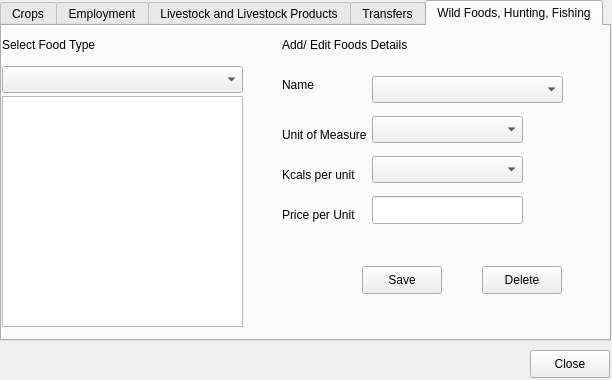
<ui version="4.0" >
 <class>ManageIncome</class>
 <widget class="QDialog" name="ManageIncome" >
  <property name="geometry" >
   <rect>
    <x>0</x>
    <y>0</y>
    <width>612</width>
    <height>380</height>
   </rect>
  </property>
  <property name="minimumSize" >
   <size>
    <width>611</width>
    <height>380</height>
   </size>
  </property>
  <property name="windowTitle" >
   <string>Manage Income Details</string>
  </property>
  <widget class="QTabWidget" name="tabWidget" >
   <property name="geometry" >
    <rect>
     <x>0</x>
     <y>0</y>
     <width>611</width>
     <height>341</height>
    </rect>
   </property>
   <property name="minimumSize" >
    <size>
     <width>611</width>
     <height>311</height>
    </size>
   </property>
   <property name="currentIndex" >
    <number>4</number>
   </property>
   <widget class="QWidget" name="tabIncomeCrops" >
    <property name="geometry" >
     <rect>
      <x>0</x>
      <y>0</y>
      <width>607</width>
      <height>313</height>
     </rect>
    </property>
    <attribute name="title" >
     <string>Crops</string>
    </attribute>
    <widget class="QLabel" name="label_26" >
     <property name="geometry" >
      <rect>
       <x>0</x>
       <y>10</y>
       <width>221</width>
       <height>18</height>
      </rect>
     </property>
     <property name="text" >
      <string>Select Crop Type</string>
     </property>
    </widget>
    <widget class="QComboBox" name="comboBox_5" >
     <property name="geometry" >
      <rect>
       <x>0</x>
       <y>40</y>
       <width>241</width>
       <height>27</height>
      </rect>
     </property>
    </widget>
    <widget class="QListWidget" name="listWidget_6" >
     <property name="geometry" >
      <rect>
       <x>0</x>
       <y>70</y>
       <width>241</width>
       <height>231</height>
      </rect>
     </property>
    </widget>
    <widget class="QComboBox" name="comboBox_4" >
     <property name="geometry" >
      <rect>
       <x>370</x>
       <y>120</y>
       <width>191</width>
       <height>27</height>
      </rect>
     </property>
    </widget>
    <widget class="QLabel" name="label_3" >
     <property name="geometry" >
      <rect>
       <x>280</x>
       <y>90</y>
       <width>91</width>
       <height>18</height>
      </rect>
     </property>
     <property name="text" >
      <string>Unit of Measure</string>
     </property>
    </widget>
    <widget class="QLabel" name="label_5" >
     <property name="geometry" >
      <rect>
       <x>280</x>
       <y>170</y>
       <width>81</width>
       <height>18</height>
      </rect>
     </property>
     <property name="text" >
      <string>Price per Unit</string>
     </property>
    </widget>
    <widget class="QPushButton" name="pushButton_3" >
     <property name="geometry" >
      <rect>
       <x>480</x>
       <y>210</y>
       <width>80</width>
       <height>28</height>
      </rect>
     </property>
     <property name="text" >
      <string>Delete</string>
     </property>
    </widget>
    <widget class="QLineEdit" name="lineEdit_2" >
     <property name="geometry" >
      <rect>
       <x>370</x>
       <y>160</y>
       <width>151</width>
       <height>28</height>
      </rect>
     </property>
    </widget>
    <widget class="QPushButton" name="pushButton_4" >
     <property name="geometry" >
      <rect>
       <x>360</x>
       <y>210</y>
       <width>80</width>
       <height>28</height>
      </rect>
     </property>
     <property name="text" >
      <string>Save</string>
     </property>
    </widget>
    <widget class="QComboBox" name="comboBox_3" >
     <property name="geometry" >
      <rect>
       <x>370</x>
       <y>80</y>
       <width>191</width>
       <height>27</height>
      </rect>
     </property>
    </widget>
    <widget class="QLabel" name="label_4" >
     <property name="geometry" >
      <rect>
       <x>280</x>
       <y>50</y>
       <width>54</width>
       <height>18</height>
      </rect>
     </property>
     <property name="text" >
      <string>Name</string>
     </property>
    </widget>
    <widget class="QLabel" name="label_6" >
     <property name="geometry" >
      <rect>
       <x>280</x>
       <y>130</y>
       <width>101</width>
       <height>18</height>
      </rect>
     </property>
     <property name="text" >
      <string>Kcals per unit</string>
     </property>
    </widget>
    <widget class="QLabel" name="label_25" >
     <property name="geometry" >
      <rect>
       <x>280</x>
       <y>10</y>
       <width>241</width>
       <height>18</height>
      </rect>
     </property>
     <property name="text" >
      <string>Add/ Edit Crop Details</string>
     </property>
    </widget>
    <widget class="QLineEdit" name="lineEdit_7" >
     <property name="geometry" >
      <rect>
       <x>370</x>
       <y>40</y>
       <width>191</width>
       <height>28</height>
      </rect>
     </property>
    </widget>
   </widget>
   <widget class="QWidget" name="tabEmployment" >
    <property name="geometry" >
     <rect>
      <x>0</x>
      <y>0</y>
      <width>607</width>
      <height>313</height>
     </rect>
    </property>
    <attribute name="title" >
     <string>Employment</string>
    </attribute>
    <widget class="QPushButton" name="pushButton_11" >
     <property name="geometry" >
      <rect>
       <x>360</x>
       <y>200</y>
       <width>80</width>
       <height>28</height>
      </rect>
     </property>
     <property name="text" >
      <string>Save</string>
     </property>
    </widget>
    <widget class="QLabel" name="label_15" >
     <property name="geometry" >
      <rect>
       <x>260</x>
       <y>50</y>
       <width>111</width>
       <height>18</height>
      </rect>
     </property>
     <property name="text" >
      <string>Employment Type</string>
     </property>
    </widget>
    <widget class="QLabel" name="label_16" >
     <property name="geometry" >
      <rect>
       <x>260</x>
       <y>140</y>
       <width>91</width>
       <height>18</height>
      </rect>
     </property>
     <property name="text" >
      <string>Rate</string>
     </property>
    </widget>
    <widget class="QLabel" name="label_17" >
     <property name="geometry" >
      <rect>
       <x>260</x>
       <y>90</y>
       <width>101</width>
       <height>18</height>
      </rect>
     </property>
     <property name="text" >
      <string>Payment Type</string>
     </property>
    </widget>
    <widget class="QGroupBox" name="groupBox_2" >
     <property name="geometry" >
      <rect>
       <x>370</x>
       <y>80</y>
       <width>191</width>
       <height>41</height>
      </rect>
     </property>
     <property name="title" >
      <string/>
     </property>
     <widget class="QCheckBox" name="checkBox" >
      <property name="geometry" >
       <rect>
        <x>10</x>
        <y>10</y>
        <width>80</width>
        <height>24</height>
       </rect>
      </property>
      <property name="text" >
       <string>Cash</string>
      </property>
     </widget>
     <widget class="QCheckBox" name="checkBox_2" >
      <property name="geometry" >
       <rect>
        <x>90</x>
        <y>10</y>
        <width>80</width>
        <height>24</height>
       </rect>
      </property>
      <property name="text" >
       <string>Food</string>
      </property>
     </widget>
    </widget>
    <widget class="QPushButton" name="pushButton_12" >
     <property name="geometry" >
      <rect>
       <x>480</x>
       <y>200</y>
       <width>80</width>
       <height>28</height>
      </rect>
     </property>
     <property name="text" >
      <string>Delete</string>
     </property>
    </widget>
    <widget class="QLabel" name="label_33" >
     <property name="geometry" >
      <rect>
       <x>0</x>
       <y>10</y>
       <width>221</width>
       <height>18</height>
      </rect>
     </property>
     <property name="text" >
      <string>Select Employment Type</string>
     </property>
    </widget>
    <widget class="QComboBox" name="comboBox_16" >
     <property name="geometry" >
      <rect>
       <x>0</x>
       <y>40</y>
       <width>241</width>
       <height>27</height>
      </rect>
     </property>
    </widget>
    <widget class="QListWidget" name="listWidget_10" >
     <property name="geometry" >
      <rect>
       <x>0</x>
       <y>70</y>
       <width>241</width>
       <height>231</height>
      </rect>
     </property>
     <item>
      <property name="text" >
       <string>Men</string>
      </property>
     </item>
     <item>
      <property name="text" >
       <string>Women</string>
      </property>
     </item>
     <item>
      <property name="text" >
       <string>Children</string>
      </property>
     </item>
     <item>
      <property name="text" >
       <string>Family</string>
      </property>
     </item>
     <item>
      <property name="text" >
       <string>Contract</string>
      </property>
     </item>
    </widget>
    <widget class="QLineEdit" name="lineEdit_14" >
     <property name="geometry" >
      <rect>
       <x>370</x>
       <y>40</y>
       <width>191</width>
       <height>28</height>
      </rect>
     </property>
    </widget>
    <widget class="QLineEdit" name="lineEdit_6" >
     <property name="geometry" >
      <rect>
       <x>370</x>
       <y>140</y>
       <width>191</width>
       <height>28</height>
      </rect>
     </property>
    </widget>
    <widget class="QLabel" name="label_34" >
     <property name="geometry" >
      <rect>
       <x>260</x>
       <y>10</y>
       <width>241</width>
       <height>18</height>
      </rect>
     </property>
     <property name="text" >
      <string>Add/ Edit Employment Types Details</string>
     </property>
    </widget>
   </widget>
   <widget class="QWidget" name="tabIncomeLivestock" >
    <property name="geometry" >
     <rect>
      <x>0</x>
      <y>0</y>
      <width>607</width>
      <height>313</height>
     </rect>
    </property>
    <attribute name="title" >
     <string>Livestock and Livestock Products</string>
    </attribute>
    <widget class="QComboBox" name="comboBox_6" >
     <property name="geometry" >
      <rect>
       <x>0</x>
       <y>40</y>
       <width>241</width>
       <height>27</height>
      </rect>
     </property>
    </widget>
    <widget class="QLabel" name="label_7" >
     <property name="geometry" >
      <rect>
       <x>280</x>
       <y>110</y>
       <width>91</width>
       <height>18</height>
      </rect>
     </property>
     <property name="text" >
      <string>Unit of Measure</string>
     </property>
    </widget>
    <widget class="QLabel" name="label_27" >
     <property name="geometry" >
      <rect>
       <x>280</x>
       <y>10</y>
       <width>271</width>
       <height>18</height>
      </rect>
     </property>
     <property name="text" >
      <string>Add/ Edit Livestock/Livestock Products Details</string>
     </property>
    </widget>
    <widget class="QListWidget" name="listWidget_7" >
     <property name="geometry" >
      <rect>
       <x>0</x>
       <y>70</y>
       <width>241</width>
       <height>231</height>
      </rect>
     </property>
    </widget>
    <widget class="QComboBox" name="comboBox_7" >
     <property name="geometry" >
      <rect>
       <x>370</x>
       <y>100</y>
       <width>151</width>
       <height>27</height>
      </rect>
     </property>
    </widget>
    <widget class="QComboBox" name="comboBox_2" >
     <property name="geometry" >
      <rect>
       <x>370</x>
       <y>50</y>
       <width>191</width>
       <height>27</height>
      </rect>
     </property>
    </widget>
    <widget class="QPushButton" name="pushButton_5" >
     <property name="geometry" >
      <rect>
       <x>360</x>
       <y>240</y>
       <width>80</width>
       <height>28</height>
      </rect>
     </property>
     <property name="text" >
      <string>Save</string>
     </property>
    </widget>
    <widget class="QLabel" name="label_28" >
     <property name="geometry" >
      <rect>
       <x>0</x>
       <y>10</y>
       <width>221</width>
       <height>18</height>
      </rect>
     </property>
     <property name="text" >
      <string>Select Livestock/Livestock Product</string>
     </property>
    </widget>
    <widget class="QLabel" name="label_8" >
     <property name="geometry" >
      <rect>
       <x>280</x>
       <y>50</y>
       <width>54</width>
       <height>18</height>
      </rect>
     </property>
     <property name="text" >
      <string>Name</string>
     </property>
    </widget>
    <widget class="QLineEdit" name="lineEdit_3" >
     <property name="geometry" >
      <rect>
       <x>370</x>
       <y>180</y>
       <width>151</width>
       <height>28</height>
      </rect>
     </property>
    </widget>
    <widget class="QLabel" name="label_9" >
     <property name="geometry" >
      <rect>
       <x>280</x>
       <y>140</y>
       <width>101</width>
       <height>18</height>
      </rect>
     </property>
     <property name="text" >
      <string>Kcals per unit</string>
     </property>
    </widget>
    <widget class="QPushButton" name="pushButton_6" >
     <property name="geometry" >
      <rect>
       <x>480</x>
       <y>240</y>
       <width>80</width>
       <height>28</height>
      </rect>
     </property>
     <property name="text" >
      <string>Delete</string>
     </property>
    </widget>
    <widget class="QComboBox" name="comboBox_8" >
     <property name="geometry" >
      <rect>
       <x>370</x>
       <y>140</y>
       <width>151</width>
       <height>27</height>
      </rect>
     </property>
    </widget>
    <widget class="QLabel" name="label_10" >
     <property name="geometry" >
      <rect>
       <x>280</x>
       <y>190</y>
       <width>81</width>
       <height>18</height>
      </rect>
     </property>
     <property name="text" >
      <string>Price per Unit</string>
     </property>
    </widget>
   </widget>
   <widget class="QWidget" name="tabIncomeTransfers" >
    <property name="geometry" >
     <rect>
      <x>0</x>
      <y>0</y>
      <width>607</width>
      <height>313</height>
     </rect>
    </property>
    <attribute name="title" >
     <string>Transfers</string>
    </attribute>
    <widget class="QComboBox" name="comboBox_13" >
     <property name="geometry" >
      <rect>
       <x>0</x>
       <y>40</y>
       <width>241</width>
       <height>27</height>
      </rect>
     </property>
    </widget>
    <widget class="QListWidget" name="listWidget_9" >
     <property name="geometry" >
      <rect>
       <x>0</x>
       <y>70</y>
       <width>241</width>
       <height>231</height>
      </rect>
     </property>
    </widget>
    <widget class="QLabel" name="label_31" >
     <property name="geometry" >
      <rect>
       <x>0</x>
       <y>10</y>
       <width>221</width>
       <height>18</height>
      </rect>
     </property>
     <property name="text" >
      <string>Select Transfer Type</string>
     </property>
    </widget>
    <widget class="QLabel" name="label_32" >
     <property name="geometry" >
      <rect>
       <x>280</x>
       <y>10</y>
       <width>271</width>
       <height>18</height>
      </rect>
     </property>
     <property name="text" >
      <string>Add/ Edit Transfer Type</string>
     </property>
    </widget>
    <widget class="QPushButton" name="pushButton_9" >
     <property name="geometry" >
      <rect>
       <x>280</x>
       <y>120</y>
       <width>80</width>
       <height>28</height>
      </rect>
     </property>
     <property name="text" >
      <string>Add</string>
     </property>
    </widget>
    <widget class="QPushButton" name="pushButton_10" >
     <property name="geometry" >
      <rect>
       <x>480</x>
       <y>120</y>
       <width>80</width>
       <height>28</height>
      </rect>
     </property>
     <property name="text" >
      <string>Delete</string>
     </property>
    </widget>
    <widget class="QLineEdit" name="lineEdit_5" >
     <property name="geometry" >
      <rect>
       <x>280</x>
       <y>40</y>
       <width>281</width>
       <height>28</height>
      </rect>
     </property>
    </widget>
   </widget>
   <widget class="QWidget" name="tab_2" >
    <property name="geometry" >
     <rect>
      <x>0</x>
      <y>0</y>
      <width>607</width>
      <height>313</height>
     </rect>
    </property>
    <attribute name="title" >
     <string>Wild Foods, Hunting, Fishing</string>
    </attribute>
    <widget class="QComboBox" name="comboBox_9" >
     <property name="geometry" >
      <rect>
       <x>0</x>
       <y>40</y>
       <width>241</width>
       <height>27</height>
      </rect>
     </property>
    </widget>
    <widget class="QLabel" name="label_11" >
     <property name="geometry" >
      <rect>
       <x>280</x>
       <y>100</y>
       <width>91</width>
       <height>18</height>
      </rect>
     </property>
     <property name="text" >
      <string>Unit of Measure</string>
     </property>
    </widget>
    <widget class="QLabel" name="label_29" >
     <property name="geometry" >
      <rect>
       <x>280</x>
       <y>10</y>
       <width>241</width>
       <height>18</height>
      </rect>
     </property>
     <property name="text" >
      <string>Add/ Edit Foods Details</string>
     </property>
    </widget>
    <widget class="QListWidget" name="listWidget_8" >
     <property name="geometry" >
      <rect>
       <x>0</x>
       <y>70</y>
       <width>241</width>
       <height>231</height>
      </rect>
     </property>
    </widget>
    <widget class="QComboBox" name="comboBox_10" >
     <property name="geometry" >
      <rect>
       <x>370</x>
       <y>90</y>
       <width>151</width>
       <height>27</height>
      </rect>
     </property>
    </widget>
    <widget class="QComboBox" name="comboBox_11" >
     <property name="geometry" >
      <rect>
       <x>370</x>
       <y>50</y>
       <width>191</width>
       <height>27</height>
      </rect>
     </property>
    </widget>
    <widget class="QPushButton" name="pushButton_7" >
     <property name="geometry" >
      <rect>
       <x>360</x>
       <y>240</y>
       <width>80</width>
       <height>28</height>
      </rect>
     </property>
     <property name="text" >
      <string>Save</string>
     </property>
    </widget>
    <widget class="QLabel" name="label_30" >
     <property name="geometry" >
      <rect>
       <x>0</x>
       <y>10</y>
       <width>221</width>
       <height>18</height>
      </rect>
     </property>
     <property name="text" >
      <string>Select Food Type</string>
     </property>
    </widget>
    <widget class="QLabel" name="label_12" >
     <property name="geometry" >
      <rect>
       <x>280</x>
       <y>50</y>
       <width>54</width>
       <height>18</height>
      </rect>
     </property>
     <property name="text" >
      <string>Name</string>
     </property>
    </widget>
    <widget class="QLineEdit" name="lineEdit_4" >
     <property name="geometry" >
      <rect>
       <x>370</x>
       <y>170</y>
       <width>151</width>
       <height>28</height>
      </rect>
     </property>
    </widget>
    <widget class="QLabel" name="label_13" >
     <property name="geometry" >
      <rect>
       <x>280</x>
       <y>140</y>
       <width>101</width>
       <height>18</height>
      </rect>
     </property>
     <property name="text" >
      <string>Kcals per unit</string>
     </property>
    </widget>
    <widget class="QPushButton" name="pushButton_8" >
     <property name="geometry" >
      <rect>
       <x>480</x>
       <y>240</y>
       <width>80</width>
       <height>28</height>
      </rect>
     </property>
     <property name="text" >
      <string>Delete</string>
     </property>
    </widget>
    <widget class="QComboBox" name="comboBox_12" >
     <property name="geometry" >
      <rect>
       <x>370</x>
       <y>130</y>
       <width>151</width>
       <height>27</height>
      </rect>
     </property>
    </widget>
    <widget class="QLabel" name="label_14" >
     <property name="geometry" >
      <rect>
       <x>280</x>
       <y>180</y>
       <width>81</width>
       <height>18</height>
      </rect>
     </property>
     <property name="text" >
      <string>Price per Unit</string>
     </property>
    </widget>
   </widget>
  </widget>
  <widget class="QPushButton" name="btnManageIncomeClose" >
   <property name="geometry" >
    <rect>
     <x>530</x>
     <y>350</y>
     <width>80</width>
     <height>28</height>
    </rect>
   </property>
   <property name="text" >
    <string>Close</string>
   </property>
  </widget>
 </widget>
 <resources/>
 <connections/>
</ui>
